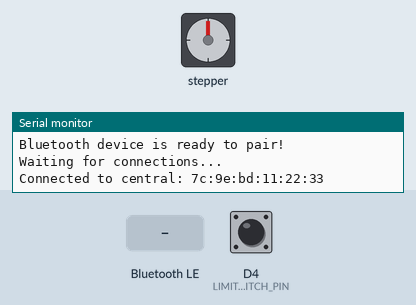
Recording of a sketch running on a simulated Arduino Nano 33 IoT. Shown: stepper motor, the last lines printed to the serial monitor. The inputs (shaded band) are chosen by the test bench; at power-on: D4 (LIMIT_SWITCH_PIN) HIGH. Nothing arrives over Bluetooth unless stated; a phone connects over Bluetooth LE 3 s after start; stepper angles assume 200 steps per turn.

Above: at 3.8 s.
3.9 s: Bluetooth LE write "5" received
At 5.1 s:
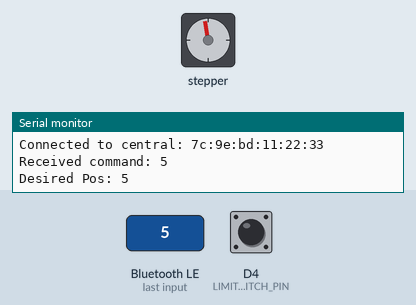
5.5 s: Bluetooth LE write "90" received
At 6.9 s:
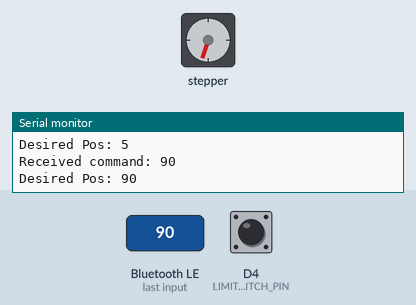
7.7 s: Bluetooth LE write "200" received
At 9.1 s:
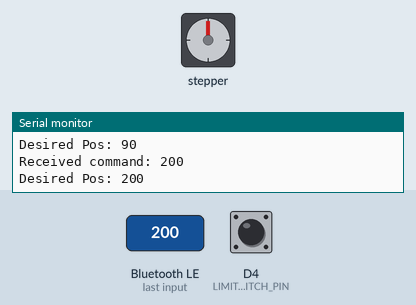
Timing chart, 0 to 10.7 s (numbered marks = the images above; inputs shaded):
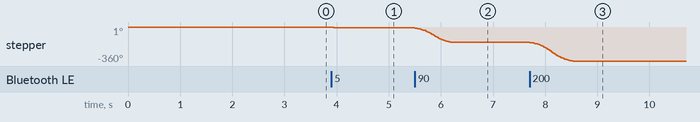

Measured:
- after the input at 5.5 s, stepper: turns 153° counter-clockwise in 0.75 s, starting at once
- after the input at 7.7 s, stepper: turns 198° counter-clockwise in 0.83 s, starting at once

The sketch:

Stepper_Control_BT.ino
```cpp
#include <AccelStepper.h>
#include <ArduinoBLE.h>

// Define pins for the stepper motor driver and limit switch
#define STEP_PIN 12
#define DIR_PIN 10
#define LIMIT_SWITCH_PIN 4 // Pin connected to the limit switch

// Create an AccelStepper object
AccelStepper stepper(AccelStepper::DRIVER, STEP_PIN, DIR_PIN);

BLEService stepperService("19B10000-E8F2-537E-4F6C-D104768A1214"); // Custom UUID
BLEStringCharacteristic commandCharacteristic("19B10001-E8F2-537E-4F6C-D104768A1214", BLERead | BLEWrite, 20); // Max 20 bytes

// Variables to store the desired position and serial input
long desiredPosition = 0;
String serialInput = "";

bool manualUp = false;          // Flag to indicate manual up
bool manualDown = false;        // Flag to indicate manual down

bool homingCommand = false;     // Flag to indicate homing process
bool homingComplete = false;    // the current state of the output pin

int buttonState;            // the current reading from the input pin
int lastButtonState = LOW;  // the previous reading from the input pin

unsigned long lastDebounceTime = 0;  // the last time the output pin was toggled
unsigned long debounceDelay = 50;    // the debounce time; increase if the output flickers

void setup() {
  // Initialize serial communication
  Serial.begin(9600);
  // while (!Serial);

  // Initialize BLE
  if (!BLE.begin()) {
    Serial.println("Failed to initialize BLE!");
    while (1);
  }

  // Set the BLE device name
  BLE.setLocalName("GRAVI_BT");
  BLE.setAdvertisedService(stepperService);

  // Add the characteristic to the service
  stepperService.addCharacteristic(commandCharacteristic);

  // Add the service to BLE
  BLE.addService(stepperService);

  // Start advertising
  BLE.advertise();
  Serial.println("Bluetooth device is ready to pair!");
  Serial.println("Waiting for connections...");

  // Set the maximum speed and acceleration of the stepper motor
  stepper.setMaxSpeed(1000);    // Adjust as needed
  stepper.setAcceleration(500); // Adjust as needed

  // Set the limit switch pin as input with pull-up resistor
  pinMode(LIMIT_SWITCH_PIN, INPUT_PULLUP);
}

void loop() {
  // Check for BLE connections
  BLEDevice central = BLE.central();
  // Check if data is available from the Serial Monitor
  // If a central device is connected
  if (central) {
    Serial.print("Connected to central: ");
    Serial.println(central.address());

    // While the central is connected
    while (central.connected()) {
      // Check if the command characteristic has been written to
      if (commandCharacteristic.written()) {
        serialInput = commandCharacteristic.value(); // Read the incoming data
        desiredPosition = serialInput.toInt();
        Serial.print("Received command: ");
        Serial.println(serialInput);

        if (serialInput == "HOME\n") {
          // Start homing process
          homingCommand = true;
          Serial.print("Homing: ");
          Serial.println(homingCommand);
          stepper.setSpeed(1000); // Move backward at a constant speed
        } else if (serialInput == "UP\n") {
          // Start manual up process
          manualUp = true;
          Serial.print("Manual Up: ");
          Serial.println(manualUp);
          stepper.setSpeed(-1000); // Move forward at a constant speed
        } else if (serialInput == "DN\n") {
          // Start manual down process
          manualDown = true;
          Serial.print("Manual Down: ");
          Serial.println(manualDown);
          stepper.setSpeed(1000); // Move backward at a constant speed
        } else if (desiredPosition > 0) {
          Serial.print("Desired Pos: ");
          Serial.println(desiredPosition);
          stepper.moveTo(-desiredPosition); // Move the stepper to the desired position
        }
      }

      int reading = digitalRead(LIMIT_SWITCH_PIN);
      // If the switch changed, due to noise or pressing:
      if (reading != lastButtonState) {
        // reset the debouncing timer
        lastDebounceTime = millis();
      }

      if ((millis() - lastDebounceTime) > debounceDelay) {
        // whatever the reading is at, it's been there for longer than the debounce
        // delay, so take it as the actual current state:

        // if the button state has changed:
        if (reading != buttonState) {
          buttonState = reading;

          if (buttonState == LOW) {
            homingComplete = true;
          }
          else{
            homingComplete = false;
          }
        }
      }
      lastButtonState = reading;

      // Homing process
      if (homingCommand) {
        if (homingComplete) { // Limit switch is pressed (LOW because of pull-up)
          stepper.setCurrentPosition(0); // Set the current position as 0
          stepper.stop(); // Stop the motor
          homingCommand = false; // End homing process
          Serial.println("Homing complete. Position set to 0.");
        } else {
          stepper.runSpeed(); // Continue moving backward
        }
      } else if (manualUp) {
          stepper.setCurrentPosition(0);
          stepper.moveTo(-2000);
          stepper.run(); // moving forward
          manualUp = false;
      } else if (manualDown) {
          stepper.setCurrentPosition(0);
          stepper.moveTo(2000);
          stepper.run(); // moving backward
          manualDown = false;
      } else {
        // Run the stepper motor to the desired position
        stepper.run();
      }
    }
        // When the central disconnects
    Serial.print("Disconnected from central: ");
    Serial.println(central.address());
  }

}
```
